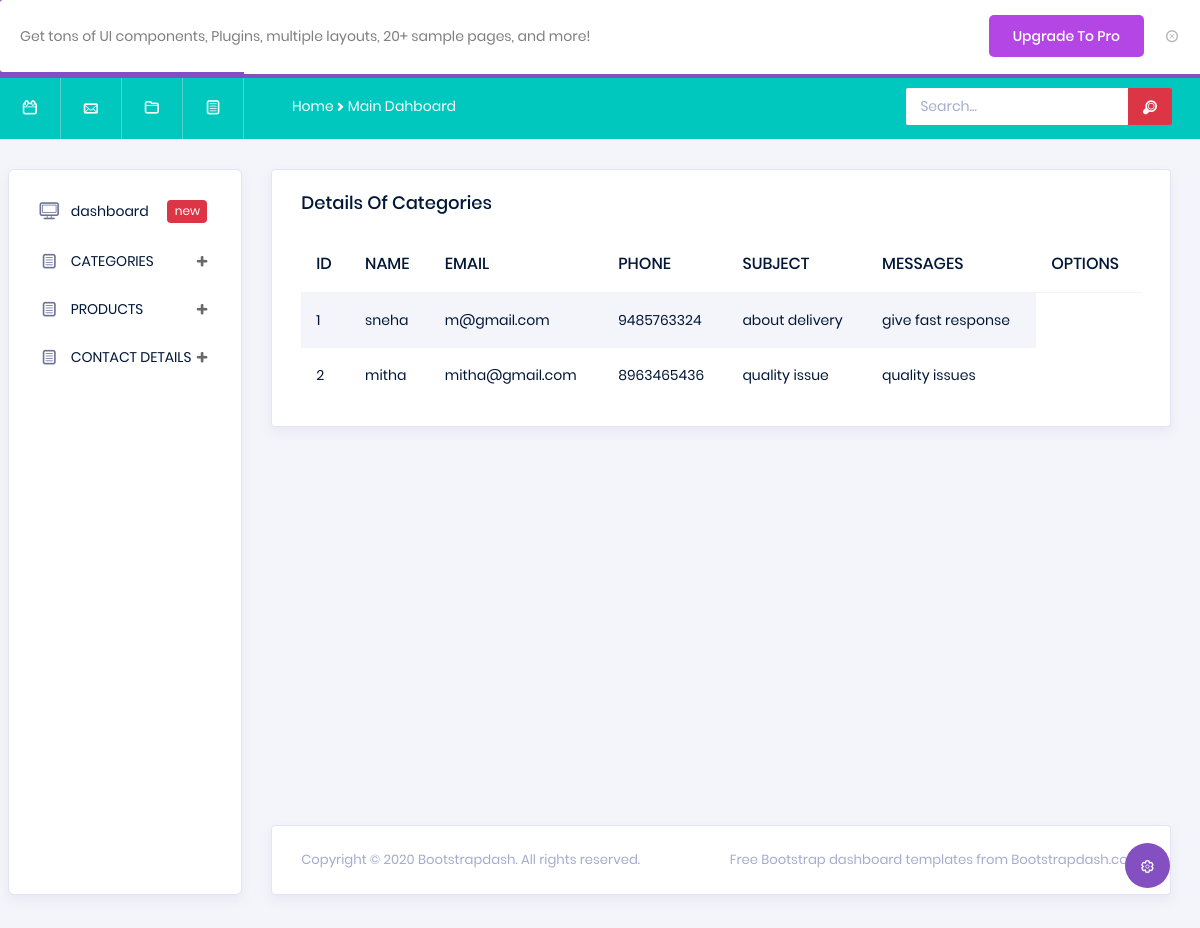
The page /backend/dispalycontact/ on the database its author committed.
### webapp/models.py (models this page shows)
class contactdb(models.Model):
    name = models.CharField(max_length=100, blank=True, null=True)
    email = models.EmailField(max_length=100, blank=True, null=True)
    phone = models.IntegerField(blank=True, null=True)
    subject = models.CharField(max_length=100, blank=True, null=True)
    Message = models.TextField(max_length=100, blank=True, null=True)

### backend/views.py (the view)
# urls.py: path('dispalycontact/', views.dispalycontact, name='dispalycontact'),
def dispalycontact(req):
    contdata=contactdb.objects.all()
    return render(req,'contactdata.html',{'contdata':contdata})

### backend/templates/contactdata.html (shortened to what this page needs)
<!DOCTYPE html>
{% extends 'index.html' %}
{% block content %}
<html lang="en">
<head>
</head>
<body>
<div class="card">
                <div class="card-body">
                  <h4 class="card-title">details of categories</h4>
                  <div class="table-responsive">
                    <table class="table table-striped">
                      <thead>
                        <tr>
                              <th>
                         ID
                          </th>
                          <th>
                          NAME
                          </th>
                            <th>
                        EMAIL
                          </th>
                          <th>
              PHONE
                          </th>
                               <th>
                      SUBJECT
                          </th>
                          <th>
                           MESSAGES
                          </th>
                            <th>
                           OPTIONS
                          </th>
                        </tr>
                      </thead>
                      <tbody>
                      {%  for i in contdata %}
                        <tr>
                          <td class="py-1">{{i.id}}</td>
                          <td>{{i.name}}</td>
                             <td>{{i.email}}</td>
                             <td>{{i.phone}}</td>
                            <td>{{i.subject}}</td>
                            <td>{{i.Message}}</td>
                        </tr>
{% endfor %}
                      </tbody>
                    </table>
                  </div>
                </div>
              </div>
</body>
</html>
{% endblock %}

### rows shown on the page
contactdb: id "1", name "sneha", email "m@gmail.com", phone "9485763324", subject "about delivery", Message "give fast response"
contactdb: id "2", name "mitha", email "mitha@gmail.com", phone "8963465436", subject "quality issue", Message "quality issues"
